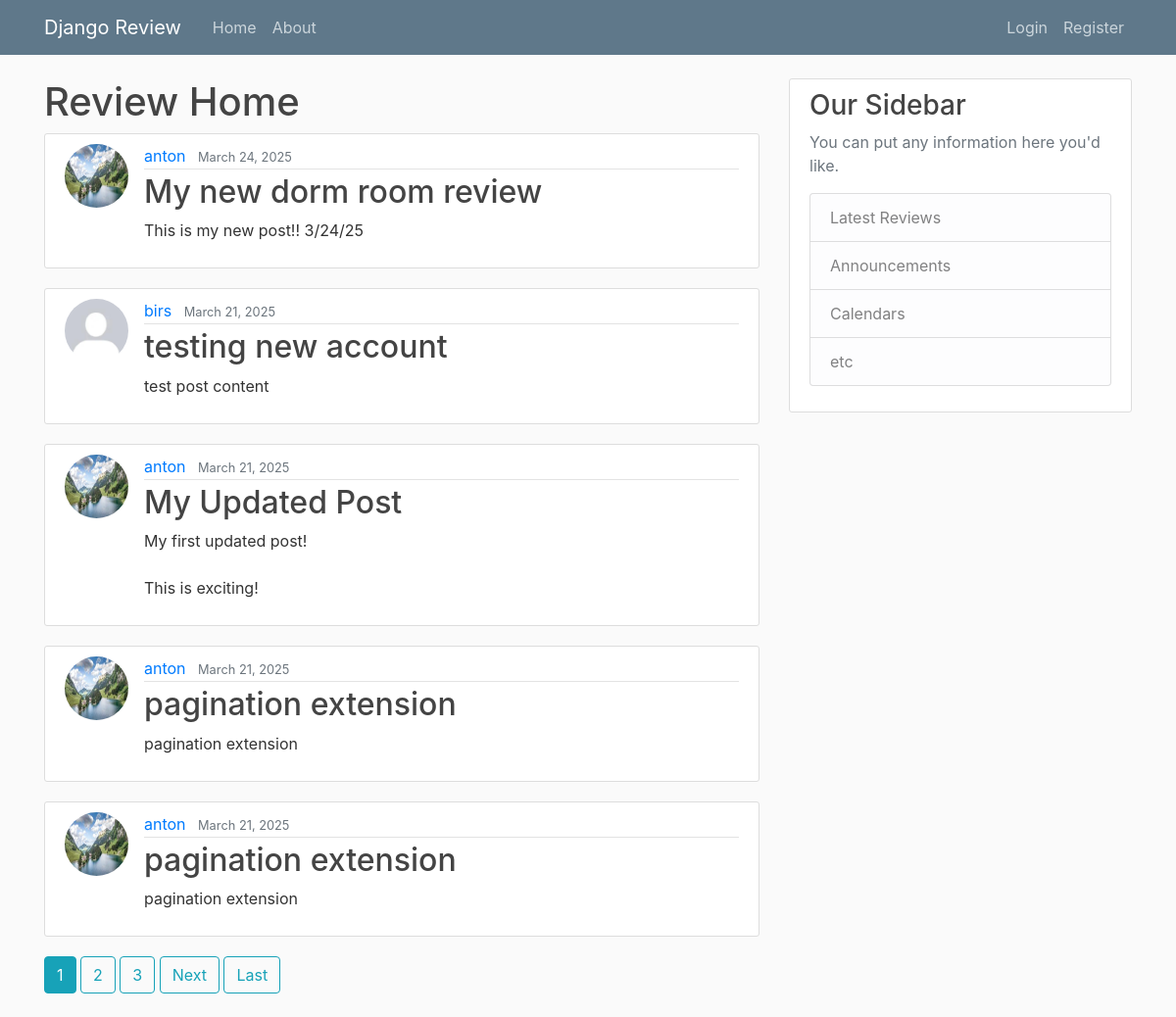
The page /review/ on the database as committed earlier.
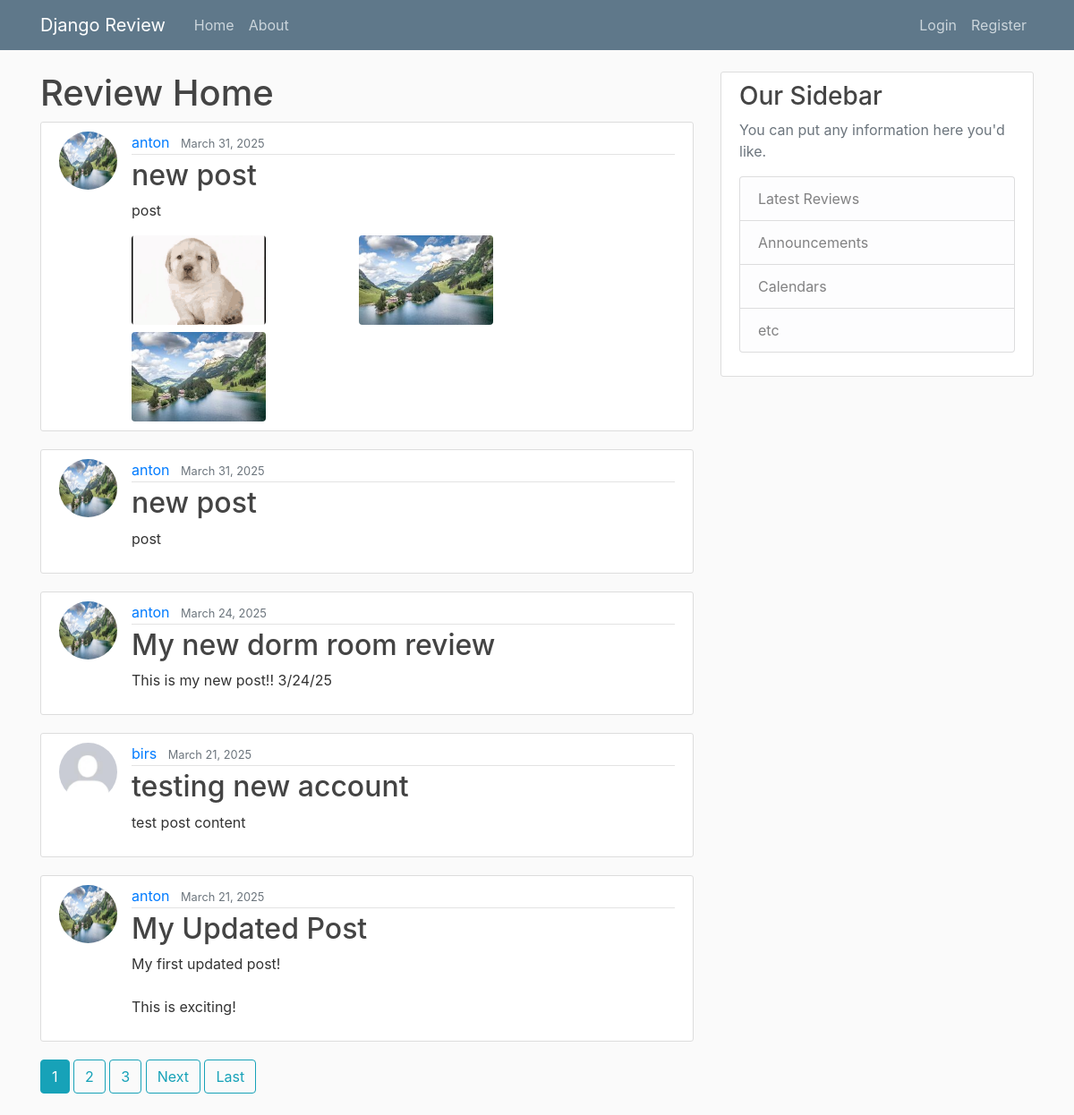
The same page on the database as committed later.
### review/models.py (models this page shows, shortened)
class Post(models.Model):
    title = models.CharField(max_length=100)
    content = models.TextField()
    date_posted = models.DateTimeField(default=timezone.now)
    author = models.ForeignKey(User, on_delete=models.CASCADE)

class PostImage(models.Model):
    post = models.ForeignKey(Post, related_name='images', on_delete=models.CASCADE)
    image = models.ImageField(upload_to='post_images')
    caption = models.CharField(max_length=100, blank=True, null=True)  # Add null=True

### users/models.py (models this page shows, shortened)
class Profile(models.Model):
    user = models.OneToOneField(User, on_delete=models.CASCADE)
    image = models.ImageField(default='default.jpg', upload_to='profile_pics')

### review/views.py (the view)
# urls.py: path('', PostListView.as_view(), name='review-home'),
class PostListView(ListView):
    model = Post
    template_name = 'review/home.html'
    context_object_name = 'reviews'
    ordering = ['-date_posted']
    paginate_by = 5

### review/templates/review/home.html (shortened to what this page needs)
{% extends 'review/base.html' %}
{% block content %}
    <h1>Review Home</h1>
    {% for review in reviews %}
        <article class="media content-section">
            <img class="rounded-circle article-img" src="{{ review.author.profile.image.url }}">
            <div class="media-body">
                <div class="article-metadata">
                    <a class="mr-2" href="{% url 'user-posts' review.author.username %}">{{ review.author }}</a>
                    <small class="text-muted">{{ review.date_posted|date:"F d, Y" }}</small>
                </div>
                <h2><a class="article-title" href="{% url 'post-detail' review.id %}">{{ review.title }}</a></h2>
                <p class="article-content">{{ review.content }}</p>
                {% if review.images.count > 0 %}
                    <div class="post-image-gallery">
                        {% if review.images.count == 1 %}
                            <a href="{% url 'post-detail' review.id %}">
                                <img src="{{ review.images.first.image.url }}" class="single-post-image" alt="Post Image">
                            </a>
                        {% else %}
                            <div class="post-image-grid">
                                {% for image in review.images.all|slice:":4" %}
                                    <div class="post-image-container">
                                        <a href="{% url 'post-detail' review.id %}">
                                            <img src="{{ image.image.url }}" class="post-gallery-image" alt="Post Image">
                                        </a>
                                    </div>
                                {% endfor %}
                            </div>
                        {% endif %}
                    </div>
                {% endif %}
            </div>
        </article>
    {% endfor %}
    {% if is_paginated %}
        {% for num in page_obj.paginator.page_range %}
            {% if page_obj.number == num %}
                <a class="btn btn-info mb-4" href="?page={{ num }}">{{ num }}</a>
            {% elif num > page_obj.number|add:'-3' and num < page_obj.number|add:'3' %}
                <a class="btn btn-outline-info mb-4" href="?page={{ num }}">{{ num }}</a>
            {% endif %}
        {% endfor %}
        {% if page_obj.has_next %}
            <a class="btn btn-outline-info mb-4" href="?page={{ page_obj.next_page_number }}">Next</a>
            <a class="btn btn-outline-info mb-4" href="?page={{ page_obj.paginator.num_pages }}">Last</a>
        {% endif %}
    {% endif %}
{% endblock content %}

### review/templates/review/base.html (shortened to what this page needs)
{% load static %}
<!DOCTYPE html>
<html lang="en">
<head>
    <link rel="stylesheet" href="https://cdn.jsdelivr.net/npm/bootstrap@4.0.0/dist/css/bootstrap.min.css"
>
    <link rel="stylesheet" type="text/css" href="{% static 'review/main.css' %}">
</head>
<body>
<header class="site-header">
    <nav class="navbar navbar-expand-md navbar-dark bg-steel fixed-top">
        <div class="container">
            <a class="navbar-brand mr-4" href="{% url 'review-home' %}">Django Review</a>
            <div class="collapse navbar-collapse" id="navbarToggle">
                <div class="navbar-nav mr-auto">
                    <a class="nav-item nav-link" href="{% url 'review-home' %}">Home</a>
                    <a class="nav-item nav-link" href="{% url 'review-about' %}">About</a>
                </div>
                <div class="navbar-nav">
                    {% if user.is_authenticated %}
                        <form method="GET" action="{% url 'post-create' %}" style="display: inline;">
                            {% csrf_token %}
                            <button type="submit" class="btn btn-outline-light btn-sm ml-2">New Post</button>
                        </form>
                        <form method="GET" action="{% url 'profile' %}" style="display: inline;">
                            {% csrf_token %}
                            <button type="submit" class="btn btn-outline-light btn-sm ml-2">Profile</button>
                        </form>
                        <form method="POST" action="{% url 'logout' %}" style="display: inline;">
                            {% csrf_token %}
                            <button type="submit" class="btn btn-outline-light btn-sm ml-2">Logout</button>
                        </form>
                    {% else %}
                        <a class="nav-item nav-link" href="{% url 'login' %}">Login</a>
                        <a class="nav-item nav-link" href="{% url 'register' %}">Register</a>
                    {% endif %}
                </div>
            </div>
        </div>
    </nav>
</header>
<main role="main" class="container">
    <div class="row">
        <div class="col-md-8">
            {% block content %}{% endblock %}
        </div>
        <div class="col-md-4">
            <div class="content-section">
                <h3>Our Sidebar</h3>
                <p class='text-muted'>You can put any information here you'd like.
                <ul class="list-group">
                    <li class="list-group-item list-group-item-light">Latest Reviews</li>
                    <li class="list-group-item list-group-item-light">Announcements</li>
                    <li class="list-group-item list-group-item-light">Calendars</li>
                    <li class="list-group-item list-group-item-light">etc</li>
                </ul>
                </p>
            </div>
        </div>
    </div>
</main>
</body>
</html>

### review/static/review/main.css (style rules this page uses)
body { background: #fafafa; color: #333333; margin-top: 5rem; }
h1, h2, h3, h4, h5, h6 { color: #444444; }
ul { margin: 0; }
.bg-steel { background-color: #5f788a; }
.site-header .navbar-nav .nav-link { color: #cbd5db; }
.content-section { background: #ffffff; padding: 10px 20px; border: 1px solid #dddddd; border-radius: 3px; margin-bottom: 20px; }
.article-title { color: #444444; }
.article-content { white-space: pre-line; }
.article-img { height: 65px; width: 65px; margin-right: 16px; }
.article-metadata { padding-bottom: 1px; margin-bottom: 4px; border-bottom: 1px solid #e3e3e3 }
.post-image-gallery { margin-top: 15px; max-width: 500px; }
.post-image-grid { display: grid; grid-template-columns: repeat(2, 1fr); grid-gap: 8px; }
.post-image-container { position: relative; }
.post-gallery-image { width: 150px; height: 100px; object-fit: cover; border-radius: 4px; display: block; }

Rows that differ between the two databases and show on the page:
no longer on this page (row unchanged): Post: author.profile.image (picture), author "anton", date_posted "March 21, 2025", title "pagination extension", content "pagination extension"
no longer on this page (row unchanged): Post: author.profile.image (picture), author "anton", date_posted "March 21, 2025", title "pagination extension", content "pagination extension"
added Post: author.profile.image (picture), author "anton", date_posted "March 31, 2025", title "new post", content "post"
added PostImage: image (picture)
added PostImage: image (picture)
added PostImage: image (picture)
added Post: author.profile.image (picture), author "anton", date_posted "March 31, 2025", title "new post", content "post"
